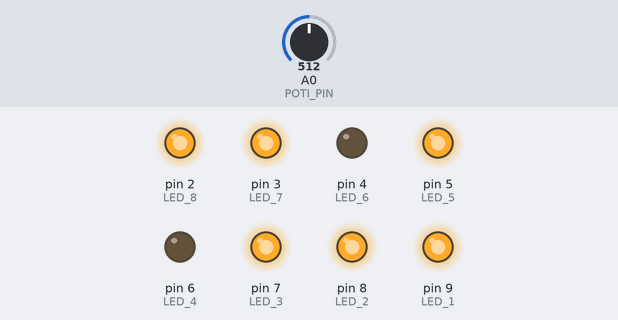
Recording of a sketch running on a simulated Arduino Uno, built with avr-gcc and run on an emulated ATmega328P. Shown: output pins drawn as LEDs (lit = HIGH). Inputs (shaded band) come from the test bench; at power-on: A0 (POTI_PIN) = 512. The local clock reads 2024-03-15 10:24:30 at power-on unless the sketch sets it.

Above: at 1.2 s.
1.3 s: A0 (POTI_PIN) set to 538
At 1.8 s:
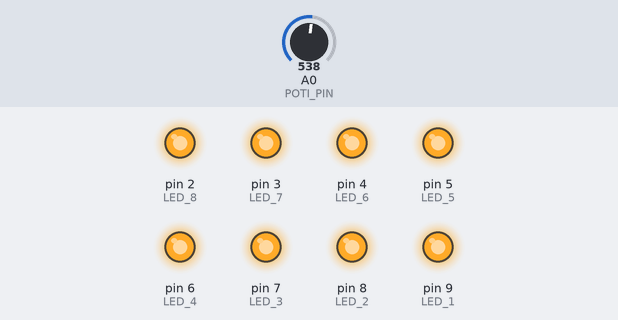
2.8 s: A0 (POTI_PIN) set to 511
At 4.0 s:
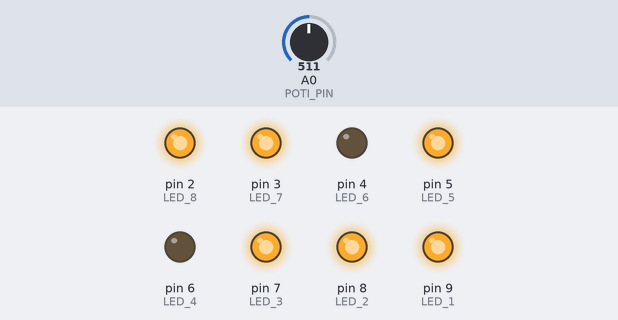
4.3 s: A0 (POTI_PIN) set to 306
At 5.3 s:
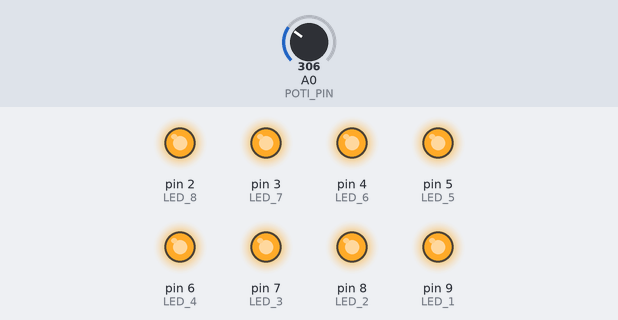
Timing chart, 0 to 7.3 s (numbered marks = the images above; inputs shaded):
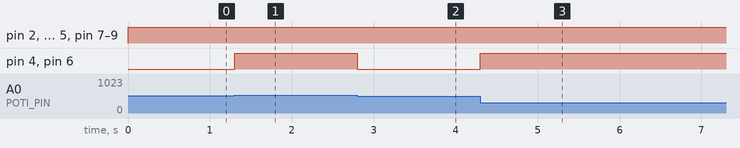

The sketch:

Lichtuhr.ino
```cpp
/*
 * Autor: Marco Steffens (marco.steffens@gmail.com)
 * Datum: 09.03.2016
 * Version: 1.0
 * Lizenz: cc zero (http://creativecommons.org/publicdomain/zero/1.0/deed.de)
 */

// DS3231:
// SDA pin -> Arduino Analog 4 or the dedicated SDA pin
// SCL pin -> Arduino Analog 5 or the dedicated SCL pin

#include <DS3231.h>
DS3231 rtc(SDA, SCL); // Init the DS3231 using the hardware interface

String strTime = "";
String strTimeTemp = "";
char arrCharTime[6] = { '8', '8', ':', '8', '8', '\0' }; // "88:88";

const int POTI_PIN= A0;   //Pin des Schiebepoti
int poti_wert = 0;

//Pin-Belegung der LEDs
const int LED_8 = 2; //Unterste LED
const int LED_7 = 3; //
const int LED_6 = 4; //
const int LED_5 = 5; //
const int LED_4 = 6; //
const int LED_3 = 7; //
const int LED_2 = 8; //
const int LED_1 = 9; //Oberste LED

/* Im zweidimensionalen Array "arrDisplay[][]" wird das abgelegt, was letztlich
 *  Angezeigt wird. Also "hh:mm", und außerdem die Leerräume bzw. das Trenn-
 *  zeichen.
 */
byte arrDisplay[8][31];

/* Eine Ziffer ist 7 Einheiten hoch und 5 breit. Damit lassen sich Zahlen
 * vernünftig anzeigen. Repräsentiert wird so eine Zahl durch ein Array
 * mit 5x8 Feldern - 8, weil es 8 LED gibt und ich die Möglichkeit
 * erhalten wollte, einfach auch ein anderes Zahlen-Design zu verwenden. Die
 * unterste Reihe ist immer leer, wird also nie angeleuchtet. Bei der ersten
 * Zahl schreib ich die Reihen mal untereinander, dann ist das Prinzip
 * erkennbar.
*/
const int DIGIT_WIDTH = 5;      //Breite einer ZIFFER. Die Trennzeichen (" " und ":") haben je eine eigene Breite.
const int DIGIT_HEIGHT = 8;     //Höhe der anzuzeigenden Zeichen, entspricht der Anzahl der LED
const int DISPLAY_WIDTH = 31;   //Anzahl der "Pixel" im Display, waagerecht
int displayIndex = 0;           //Zähler für das große Array,

const byte DIGIT_0[DIGIT_HEIGHT][DIGIT_WIDTH] = { { 1, 1, 1, 1, 1 },
                                                  { 1, 0, 0, 0, 1 },
                                                  { 1, 0, 0, 0, 1 },
                                                  { 1, 0, 0, 0, 1 },
                                                  { 1, 0, 0, 0, 1 },
                                                  { 1, 0, 0, 0, 1 },
                                                  { 1, 1, 1, 1, 1 },
                                                  { 0, 0, 0, 0, 0 } } ;
const byte DIGIT_1[DIGIT_HEIGHT][DIGIT_WIDTH] = { { 0, 0, 0, 0, 1 }, { 0, 0, 0, 0, 1 }, { 0, 0, 0, 0, 1 }, { 0, 0, 0, 0, 1 }, { 0, 0, 0, 0, 1 }, { 0, 0, 0, 0, 1 }, { 0, 0, 0, 0, 1 }, { 0, 0, 0, 0, 0 } } ;
const byte DIGIT_2[DIGIT_HEIGHT][DIGIT_WIDTH] = { { 1, 1, 1, 1, 1 }, { 0, 0, 0, 0, 1 }, { 0, 0, 0, 0, 1 }, { 1, 1, 1, 1, 1 }, { 1, 0, 0, 0, 0 }, { 1, 0, 0, 0, 0 }, { 1, 1, 1, 1, 1 }, { 0, 0, 0, 0, 0 } } ;
const byte DIGIT_3[DIGIT_HEIGHT][DIGIT_WIDTH] = { { 1, 1, 1, 1, 1 }, { 0, 0, 0, 0, 1 }, { 0, 0, 0, 0, 1 }, { 1, 1, 1, 1, 1 }, { 0, 0, 0, 0, 1 }, { 0, 0, 0, 0, 1 }, { 1, 1, 1, 1, 1 }, { 0, 0, 0, 0, 0 } } ;
const byte DIGIT_4[DIGIT_HEIGHT][DIGIT_WIDTH] = { { 1, 0, 0, 0, 1 }, { 1, 0, 0, 0, 1 }, { 1, 0, 0, 0, 1 }, { 1, 1, 1, 1, 1 }, { 0, 0, 0, 0, 1 }, { 0, 0, 0, 0, 1 }, { 0, 0, 0, 0, 1 }, { 0, 0, 0, 0, 0 } } ;
const byte DIGIT_5[DIGIT_HEIGHT][DIGIT_WIDTH] = { { 1, 1, 1, 1, 1 }, { 1, 0, 0, 0, 0 }, { 1, 0, 0, 0, 0 }, { 1, 1, 1, 1, 1 }, { 0, 0, 0, 0, 1 }, { 0, 0, 0, 0, 1 }, { 1, 1, 1, 1, 1 }, { 0, 0, 0, 0, 0 } } ;
const byte DIGIT_6[DIGIT_HEIGHT][DIGIT_WIDTH] = { { 1, 0, 0, 0, 0 }, { 1, 0, 0, 0, 0 }, { 1, 0, 0, 0, 0 }, { 1, 1, 1, 1, 1 }, { 1, 0, 0, 0, 1 }, { 1, 0, 0, 0, 1 }, { 1, 1, 1, 1, 1 }, { 0, 0, 0, 0, 0 } } ;
const byte DIGIT_7[DIGIT_HEIGHT][DIGIT_WIDTH] = { { 1, 1, 1, 1, 1 }, { 0, 0, 0, 0, 1 }, { 0, 0, 0, 0, 1 }, { 0, 0, 0, 0, 1 }, { 0, 0, 0, 0, 1 }, { 0, 0, 0, 0, 1 }, { 0, 0, 0, 0, 1 }, { 0, 0, 0, 0, 0 } } ;
const byte DIGIT_8[DIGIT_HEIGHT][DIGIT_WIDTH] = { { 1, 1, 1, 1, 1 }, { 1, 0, 0, 0, 1 }, { 1, 0, 0, 0, 1 }, { 1, 1, 1, 1, 1 }, { 1, 0, 0, 0, 1 }, { 1, 0, 0, 0, 1 }, { 1, 1, 1, 1, 1 }, { 0, 0, 0, 0, 0 } } ;
const byte DIGIT_9[DIGIT_HEIGHT][DIGIT_WIDTH] = { { 1, 1, 1, 1, 1 }, { 1, 0, 0, 0, 1 }, { 1, 0, 0, 0, 1 }, { 1, 1, 1, 1, 1 }, { 0, 0, 0, 0, 1 }, { 0, 0, 0, 0, 1 }, { 0, 0, 0, 0, 1 }, { 0, 0, 0, 0, 0 } } ;
const byte DELIMITER[DIGIT_HEIGHT][5]    = { { 0, 0, 0, 0, 0}, { 0, 0, 0, 0, 0}, { 0, 0, 0, 0, 0}, { 0, 0, 1, 0, 0}, { 0, 0, 0, 0, 0}, { 0, 0, 1, 0, 0}, { 0, 0, 0, 0, 0}, { 0, 0, 0, 0, 0} };
const byte SPACE[DIGIT_HEIGHT][3]   = { { 0, 0, 0}, { 0, 0, 0}, { 0, 0, 0}, { 0, 0, 0}, { 0, 0, 0}, { 0, 0, 0}, { 0, 0, 0}, { 0, 0, 0} };

/* Offset ist der Bereich am Anfang und am Ende der Poti-Strecke,
 * der nicht für die Anzeige genutzt wird. Dieser Bereich deckt einmal ab,
 * dass der Poti nicht immer Werte zwischen 0 und 1023 lieferte, sondern
 * zwischen 9 und 1019 und ähnliches. Zum Anderen deckt dieser Wert aber
 * auch den Bereich ab, der durch den LED-Arm überdeckt wird.
 */
const int OFFSET = 140;

/****************************************************************************
 * void setup()
 ****************************************************************************/
void setup()
{

  //Serial.begin(9600);

  pinMode(LED_1,OUTPUT);
  pinMode(LED_2,OUTPUT);
  pinMode(LED_3,OUTPUT);
  pinMode(LED_4,OUTPUT);
  pinMode(LED_5,OUTPUT);
  pinMode(LED_6,OUTPUT);
  pinMode(LED_7,OUTPUT);
  pinMode(LED_8,OUTPUT);

  //Das Display-Array wird erstmal mit lauter Null-Werten initialisiert
  for (int i=0; i<8; ++i)
  {
    for (int j=0; j<DISPLAY_WIDTH; ++j)
    {
      arrDisplay[i][j] = 0;
    }
  }

  rtc.begin();
  // Mit den folgenden Zeilen kann das RTC-Modul konfiguriert werden:
  //rtc.setTime(19, 41, 0);     // Setzt die Zeit auf hh, mm, ss (24-Stunden-Format)
  //rtc.setDate(5, 3, 2016);    // Setzt das Datum auf den 5. März 2016
  //rtc.setDOW();               // Setzt den Wochentag (Day-of-Week) in Abhängigkeit vom aktuellen Datum

}

/****************************************************************************
 * void loop()
 ****************************************************************************/
void loop()
{

  /*
   * Holt die aktuelle Zeit im Format HH:MM von der RTC und speichert sie zwischen
   * TODO: nicht in jedem Loop machen sondern alle 1000 Millis
   * (Sekundengenau dann, kommt eh nicht drauf an und spart vllt. loop()-Zeit.)
   */
  strTimeTemp = rtc.getTimeStr(FORMAT_SHORT);

  /*
   * Wenn sich die Zeit im Vergleich zum letzten Durchlauf verändert hat,
   * muss die Anzeige aktualisiert werden.
   */
  if (!strTime.equals(strTimeTemp))
  {
    //Serial.println("Anzeige wird aktualisiert");

    strTime = strTimeTemp;          //angezeigte Zeit wird für den nächsten Loop gespeichert

    setDisplay();                   //Das letztlich angezeigte Array wird aufgebaut
  }

  poti_wert =analogRead(POTI_PIN);  //Der aktuelle Stand des Potis wird eingelesen

  /*
   * Steht der Poti im Bereich des OFFSET, bleibt das Licht aus.
   */
  if ((poti_wert < OFFSET) || (poti_wert > (1024-OFFSET)))
  {
    setLEDsOff();             //schaltet alle LEDs aus
  }
  else
  {
    /*
     * Hier werden die LEDs zur Anzeige der Uhrzeit geschaltet, und zwar
     * Abhängig vom Wert, den der Poti liefert.
     * Die Anzeigefläche unterteilt sich wie folgt:
     * [Offset][H][Space][H][Delimiter][M][Space][M][Offset]
     * Der Bereich zwischen den Offsets wird in so viele Teile unterteilt,
     * wie die Darstellung der Anzeige benötigt. Die Anzahl dieser Teile
     * ergibt sich, wenn die für die Anzeige zur Verfügung stehende Poti-Strecke
     * durch die in der Konstante DISPLAY_WIDTH gespeichert Zeichenzahl geteilt wird.
     * Also: ((1024 - (2 * OFFSET)) / DISPLAY_WIDTH)
     * Hier wird jetzt zunächst berechnet, in welchem dieser Teile der Poti
     * grade steht. Wenn die Anzeige 31 Zeichen breit ist, dann muss hier eine Zahl
     * zwischen 1 und 31 herauskommen. Sollte das nicht der Fall sein, werden
     * die LEDs alle deaktiviert.
     * Sollte der Wert zwischen 1 und 31 liegen, dann wird die entsprechende "Spalte" im
     * Display-Array verwendet, um die LEDs an- bzw. auszuschalten.
     */

    int x = (poti_wert - OFFSET) / ((1024 - (2 * OFFSET)) / DISPLAY_WIDTH);

    if ((x < 0) || (x > DISPLAY_WIDTH))
    {
      setLEDsOff();             //schaltet alle LEDs aus
    }
    else
    {
      if(arrDisplay[0][x] == 1){ digitalWrite(LED_1, LOW); } else { digitalWrite(LED_1, HIGH); }
      if(arrDisplay[1][x] == 1){ digitalWrite(LED_2, LOW); } else { digitalWrite(LED_2, HIGH); }
      if(arrDisplay[2][x] == 1){ digitalWrite(LED_3, LOW); } else { digitalWrite(LED_3, HIGH); }
      if(arrDisplay[3][x] == 1){ digitalWrite(LED_4, LOW); } else { digitalWrite(LED_4, HIGH); }
      if(arrDisplay[4][x] == 1){ digitalWrite(LED_5, LOW); } else { digitalWrite(LED_5, HIGH); }
      if(arrDisplay[5][x] == 1){ digitalWrite(LED_6, LOW); } else { digitalWrite(LED_6, HIGH); }
      if(arrDisplay[6][x] == 1){ digitalWrite(LED_7, LOW); } else { digitalWrite(LED_7, HIGH); }
      digitalWrite(LED_8, HIGH); // if(arrDisplay[7][x]){ digitalWrite(LED_8, HIGH); } else { digitalWrite(LED_8, LOW); }
    }
  }
}

/****************************************************************************
 * Hier wird ein zweidimensionales Array so befüllt, dass sich damit
 * die LEDs für die Anzeige sinnvoll ein - und ausschalten lassen.
 ****************************************************************************/
void setDisplay()
{

  displayIndex = 0;

  //Zeit-String in Array umwandeln
  strTime.toCharArray(arrCharTime, strTime.length() + 1);

  //Zusammensetzen der Anzeige nach dem Muster
  //[H1][Space][H2][Delimiter][M1][Space][M2]
  addDigitToDisplay(arrCharTime[0]);
  addSpace();
  addDigitToDisplay(arrCharTime[1]);
  addDelimiter();
  addDigitToDisplay(arrCharTime[3]);
  addSpace();
  addDigitToDisplay(arrCharTime[4]);
}

/****************************************************************************
 * Die richtige Ziffer, also das richtige Array, muss
 * noch ausgewählt werden.
 ****************************************************************************/
void addDigitToDisplay(char i)
{

  if (i == '0') {
    addDigit(DIGIT_0);
  }
  else if (i == '1') {
    addDigit(DIGIT_1);
  }
  else if (i == '2') {
    addDigit(DIGIT_2);
  }
  else if (i == '3') {
    addDigit(DIGIT_3);
  }
  else if (i == '4') {
    addDigit(DIGIT_4);
  }
  else if (i == '5') {
    addDigit(DIGIT_5);
  }
  else if (i == '6') {
    addDigit(DIGIT_6);
  }
  else if (i == '7') {
    addDigit(DIGIT_7);
  }
  else if (i == '8') {
    addDigit(DIGIT_8);
  }
  else if (i == '9') {
    addDigit(DIGIT_9);
  }
  else
  {
    //Serial.println("Schwerer Fehler");
    exit(0);
  }
}

/****************************************************************************
 * Hier wird das Array einer Ziffer in das Dispay-Array geschrieben.
 * Gleichzeitig wird ein Zähler mitgeführt, der die Position der aktuell
 * zu schreibenden SPALTE im Display Array enthält.
 ****************************************************************************/
void addDigit(const byte DIGIT[DIGIT_HEIGHT][DIGIT_WIDTH])
{
  for(int j=0; j < DIGIT_WIDTH; ++j)
  {
    for(int i=0; i < DIGIT_HEIGHT; ++i)
    {
      arrDisplay[i][displayIndex] = DIGIT[i][j];
    }
    ++displayIndex;
  }
}

/****************************************************************************
 * Fügt dem Display-Array einen Leerraum hinzu.
 * Auch hier wird der Zähler geführt, der die Position
 * der aktuell zu schreibenden SPALTE im Display enthält.
 ****************************************************************************/
void addSpace()
{
  for(int j=0; j < sizeof(SPACE[0]); ++j)
  {
    for(int i=0; i < DIGIT_HEIGHT; ++i)
    {
      arrDisplay[i][displayIndex] = SPACE[i][j];
    }
    ++displayIndex;
  }
}

/****************************************************************************
 * Fügt dem Display-Array das Trennzeichen (:) hinzu.
 * Auch hier wird der Zähler geführt, der die Position
 * der aktuell zu schreibenden SPALTE im Display enthält.
 ****************************************************************************/
void addDelimiter()
{
  for(int j=0; j < sizeof(DELIMITER[0]); ++j)
  {
    for(int i=0; i < DIGIT_HEIGHT; ++i)
    {
      arrDisplay[i][displayIndex] = DELIMITER[i][j];
    }
    ++displayIndex;
  }
}

/****************************************************************************
 * Deaktiviert alle LEDs
 ****************************************************************************/
void setLEDsOff()
{
    digitalWrite(LED_1, HIGH);
    digitalWrite(LED_2, HIGH);
    digitalWrite(LED_3, HIGH);
    digitalWrite(LED_4, HIGH);
    digitalWrite(LED_5, HIGH);
    digitalWrite(LED_6, HIGH);
    digitalWrite(LED_7, HIGH);
    digitalWrite(LED_8, HIGH);
}
```

Measured:
- the behaviour switches between 523 and 524 on A0 (POTI_PIN) (found by bisection; images 0 and 1)
- after the input at 1.3 s, pin 4 (LED_6), pin 6 (LED_4): LOW → HIGH at once
- after the input at 2.8 s, pin 4 (LED_6), pin 6 (LED_4): HIGH → LOW at once
- after the input at 4.3 s, pin 4 (LED_6), pin 6 (LED_4): LOW → HIGH at once
